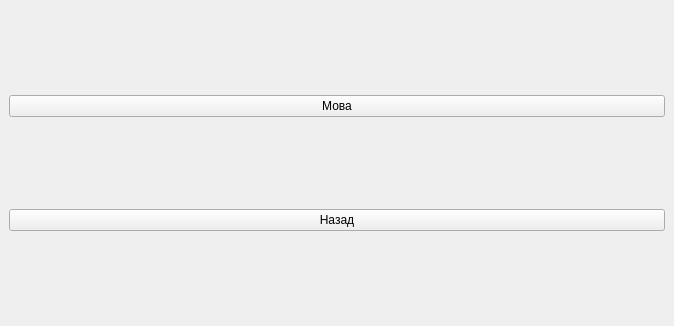
<?xml version="1.0" encoding="UTF-8"?>
<ui version="4.0">
 <class>MainWindow</class>
 <widget class="QMainWindow" name="MainWindow">
  <property name="geometry">
   <rect>
    <x>0</x>
    <y>0</y>
    <width>674</width>
    <height>326</height>
   </rect>
  </property>
  <property name="windowTitle">
   <string>TestComplex</string>
  </property>
  <widget class="QWidget" name="centralwidget">
   <layout class="QGridLayout" name="gridLayout">
    <item row="0" column="0">
     <layout class="QHBoxLayout" name="horizontalLayout">
      <item>
       <widget class="QPushButton" name="LanguageButton">
        <property name="text">
         <string>Мова</string>
        </property>
       </widget>
      </item>
     </layout>
    </item>
    <item row="1" column="0">
     <layout class="QHBoxLayout" name="horizontalLayout_2">
      <item>
       <widget class="QPushButton" name="Back0Button">
        <property name="text">
         <string>Назад</string>
        </property>
       </widget>
      </item>
     </layout>
    </item>
   </layout>
  </widget>
 </widget>
 <resources/>
 <connections/>
</ui>
